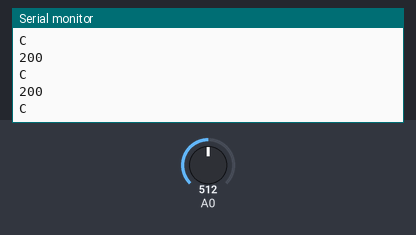
A sketch run on a simulated Arduino Uno, built with avr-gcc and run on an emulated ATmega328P. On the bench: the last lines printed to the serial monitor. Inputs (shaded band) come from the test bench; at power-on: A0 = 512.

Above: at 1.3 s.
1.4 s: A0 set to 716
At 1.81 s:
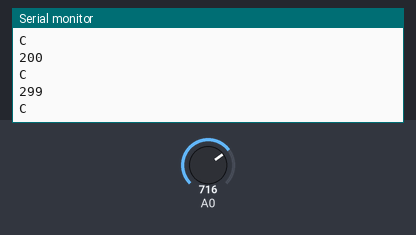
2.9 s: A0 set to 900
At 3.31 s:
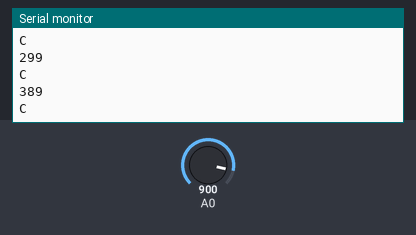
Timing chart, 0 to 5.9 s (numbered marks = the images above; inputs shaded):
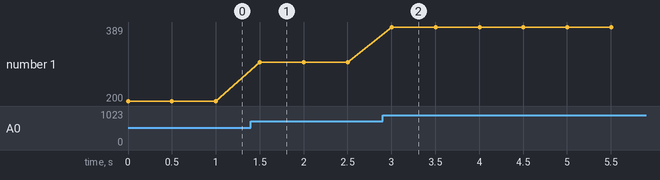

Measured:
- after the input at 1.4 s, the serial monitor: prints a new line after 0.10 s (image 1)
- after the input at 2.9 s, the serial monitor: prints a new line after 0.10 s (image 2)
- plotted number 1: 200 → 299 after the input at 1.4 s, 299 → 389 after the input at 2.9 s

The sketch:

temp_serial.ino
```cpp
float temp = 0;
int T = 0;

void setup(){
  Serial.begin(9600);
}

void loop(){
  temp = analogRead(0);
  T = (((500*temp)/1023)-50);
  Serial.println(T);
  Serial.println("C");
  delay(500);
}
```
